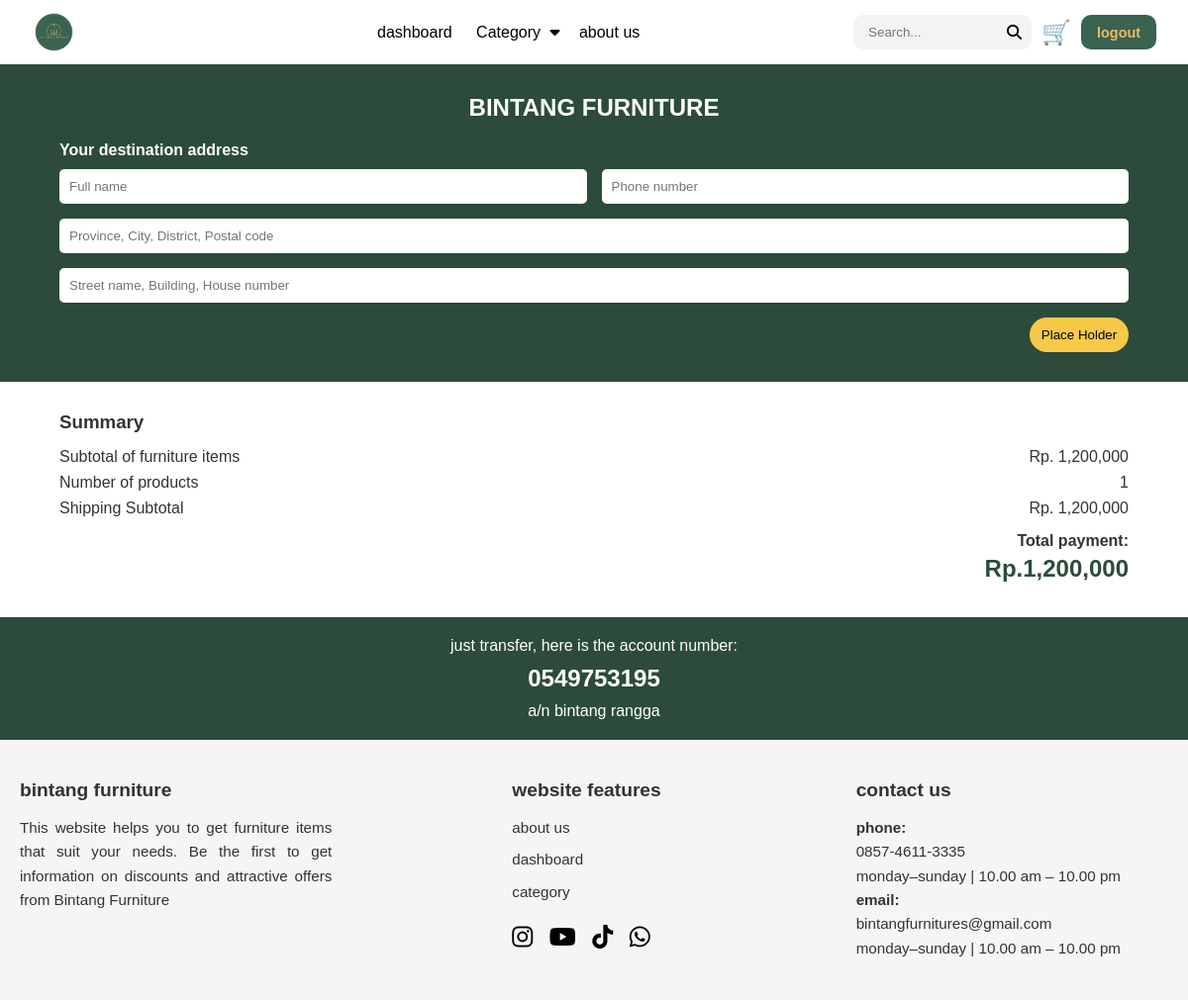
Page /payment.php?id_product=6 on the committed database.
### tables this page shows
CREATE TABLE `product` (
  `id_product` int(11) NOT NULL,
  `image` varchar(50) NOT NULL,
  `nama_product` varchar(50) NOT NULL,
  `harga_product` int(11) NOT NULL,
  `category` varchar(25) NOT NULL,
  `stok_product` int(11) NOT NULL,
  `deskripsi` text DEFAULT NULL
);

CREATE TABLE `orders` (
  `id_order` int(11) NOT NULL,
  `id_product` int(11) NOT NULL,
  `id_user` int(11) NOT NULL,
  `jumlah` int(11) NOT NULL,
  `tanggal_order` date DEFAULT NULL,
  `status` enum('berhasil','tidak berhasil') DEFAULT NULL
);

### payment.php (the view, shortened to what this page needs)
<?php
include 'function.php';
?>
<!DOCTYPE html>
<html lang="en">
<head>
  <link rel="stylesheet" href="css/payment.css"/>
  <link rel="stylesheet" href="https://cdnjs.cloudflare.com/ajax/libs/font-awesome/6.4.0/css/all.min.css"/>
</head>
<body>
  <header class="navbar">
  <div class="navbar-left">
    <img src="file_foto/my_logo.png" alt="Bintang Furniture Logo" class="logo-img"/>
    <nav>
      <a href="dashboard.php">dashboard</a>
      <div class="dropdown">
            <button class="dropbtn">category <i class="fa-solid fa-caret-down"></i></button>
      </div>
      <a href="about_us.php">about us</a>
    </nav>
  </div>
  <div class="navbar-right">
    <div class="search-box">
      <input type="text" placeholder="Search..."/>
      <button class="search-btn">
        <i class="fas fa-search"></i>
      </button>
    </div>
    <button class="cart-btn" ><a href="cart.php" style="text-decoration: none;">🛒</a></button>
    <button class="logout-btn"><a href="logout.php">logout</a></button>
  </div>
</header>
<section class="checkout-form">
  <h2>BINTANG FURNITURE</h2>
  <p class="section-title">Your destination address</p>
  <form method = "POST">
    <div class="form-row">
      <input type="text" placeholder="Full name" name="full_name" required/>
      <input type="text" placeholder="Phone number" name="phone_number" required/>
    </div>
    <input type="text" placeholder="Province, City, District, Postal code" name="address" required />
    <input type="text" placeholder="Street name, Building, House number" name="detail_address" required/>
    <button type="submit" name="submit_payment" class="submit-btn">Place Holder</button>
  </form>
</section>
<?php
if (isset($_GET['id_product'])) {
  $id_product = intval($_GET['id_product']);
  $order = $conn->query("SELECT jumlah FROM orders WHERE id_product = $id_product LIMIT 1");
  if ($order && $order->num_rows > 0) {
    $dataOrder = $order->fetch_assoc();
    $jumlah = $dataOrder['jumlah'];
    $produk = $conn->query("SELECT * FROM product WHERE id_product = $id_product");
    if ($produk && $produk->num_rows > 0) {
      $pecah = $produk->fetch_assoc();
      $subharga = $pecah['harga_product'] * $jumlah;
      $totalbelanja = $subharga;
?>
<section class="summary">
  <h3>Summary</h3>
  <div class="summary-details">
    <p>Subtotal of furniture items <span>Rp. <?= number_format($pecah['harga_product']) ?></span></p>
    <p>Number of products <span><?= $jumlah; ?></span></p>
    <p>Shipping Subtotal <span>Rp. <?= number_format($subharga); ?></span></p>
  </div>
  <div class="total">
    <p>Total payment:</p>
    <h2>Rp.<?= number_format($totalbelanja); ?></h2>
  </div>
</section>
<?php
    }
  } else {
    echo "<p style='text-align:center;'>Produk tidak ditemukan dalam data pesanan.</p>";
  }
}
?>
<section class="bank-info">
  <p>just transfer, here is the account number:</p>
  <h3>0549753195</h3>
  <p>a/n bintang rangga</p>
</section>
<footer class="footer">
  <div class="footer-container">
    <div class="footer-column">
      <h3>bintang furniture</h3>
      <p>
        This website helps you to get furniture items that suit your needs.
        Be the first to get information on discounts and attractive offers from Bintang Furniture
      </p>
    </div>
    <div class="footer-column" style="margin-left: 150px;">
      <h3>website features</h3>
      <ul>
        <li><a href="about_us.php">about us</a></li>
        <li><a href="dashboard.php">dashboard</a></li>
        <li><a href="dashboard.php">category</a></li>
      </ul>
      <div class="social-icons">
        <a href="#"><i class="fab fa-instagram"></i></a>
        <a href="#"><i class="fab fa-youtube"></i></a>
        <a href="#"><i class="fab fa-tiktok"></i></a>
        <a href="#"><i class="fab fa-whatsapp"></i></a>
      </div>
    </div>
    <div class="footer-column">
      <h3>contact us</h3>
      <p><strong>phone:</strong><br> 0857-4611-3335 <br> monday–sunday | 10.00 am – 10.00 pm</p>
      <p><strong>email:</strong><br> bintangfurnitures@gmail.com <br> monday–sunday | 10.00 am – 10.00 pm</p>
    </div>
  </div>
</footer>
</body>
</html>

### css/payment.css (style rules this page uses)
* { margin: 0; padding: 0; box-sizing: border-box; font-family: sans-serif; }
body { background-color: white; color: #333; }
.navbar { display: flex; justify-content: space-between; align-items: center; padding: 10px 2rem; background-color: white; flex-wrap: wrap; }
.navbar-left { display: flex; align-items: center; gap: 1.5rem; }
.logo-img { width: 45px; height: 45px; border-radius: 50%; }
nav { margin-left: 280px; }
nav a { text-decoration: none; color: black; font-size: 1rem; font-weight: 400; margin-right: 30px; }
.navbar-right { display: flex; align-items: center; gap: 10px; }
.search-box { display: flex; align-items: center; background-color: #f3f3f3; border-radius: 10px; padding: 5px 10px; width: 180px; }
.search-box input { border: none; outline: none; background: transparent; flex: 1; padding: 5px; }
.search-btn { background: transparent; border: none; cursor: pointer; font-size: 15px; color: black; margin-left: -50px; }
.cart-btn { background: none; border: none; font-size: 1.5rem; cursor: pointer; }
.logout-btn { background-color: #3A6351; color: #EFB95F; border: none; padding: 6px 16px; border-radius: 10px; font-size: 0.9rem; cursor: pointer; height: 35px; font-weight: bold; }
.logout-btn a { text-decoration: none; color: #EFB95F; }
.checkout-form { background-color: #2c4b3b; color: white; padding: 30px 5%; }
.checkout-form h2 { text-align: center; margin-bottom: 15px; }
.checkout-form .section-title { margin: 20px 0 10px; font-weight: bold; }
form { display: flex; flex-direction: column; gap: 15px; }
.form-row { display: flex; gap: 15px; flex-wrap: wrap; }
input { padding: 10px; border-radius: 5px; border: none; width: 100%; }
.form-row input { flex: 1; }
.submit-btn { background-color: #f7c948; color: #000; border: none; padding: 10px; border-radius: 20px; width: 100px; cursor: pointer; align-self: flex-end; }
.summary { background: #fff; padding: 30px 5%; }
.summary h3 { margin-bottom: 15px; }
.summary-details p { display: flex; justify-content: space-between; margin-bottom: 8px; }
.total { margin-top: 15px; text-align: right; }
.total p { font-weight: bold; }
.total h2 { color: #2c4b3b; margin: 5px 0; }
.bank-info { background-color: #2c4b3b; color: white; text-align: center; padding: 20px; }
.bank-info h3 { font-size: 1.5rem; margin: 10px 0; }
.footer { display: flex; justify-content: space-around; flex-wrap: wrap; padding: 2rem; background-color: #f4f4f4; color: #333; }
.footer { background-color: #f5f5f5; padding: 40px 20px; font-family: Arial, sans-serif; }
.footer-container { display: flex; justify-content: space-between; flex-wrap: wrap; max-width: 1200px; margin: auto; gap: 2rem; }
.footer-column { flex: 1; min-width: 250px; }
.footer-column h3 { font-size: 1.2rem; margin-bottom: 15px; font-weight: bold; }
.footer-column p, .footer-column a { font-size: 0.95rem; color: #333; line-height: 1.6; text-decoration: none; text-align: justify; }
.footer-column ul { list-style: none; padding: 0; margin: 0 0 15px 0; }
.footer-column ul li { margin-bottom: 8px; }
.social-icons { margin-top: 10px; }
.social-icons a { display: inline-block; margin-right: 12px; font-size: 24px; color: #000; transition: color 0.3s ease; }

### payment.php (style rules this page uses)
.dropdown { position: relative; display: inline-block; }
.dropbtn { background: none; border: none; color: black; font-size: 16px; cursor: pointer; padding: 8px 15px; margin-left: -25px; text-transform: capitalize; }
.dropbtn i { margin-left: 5px; }

### rows in the picture
product: harga_product "1,200,000", harga_product.jumlah "1,200,000"
orders: jumlah "1"
